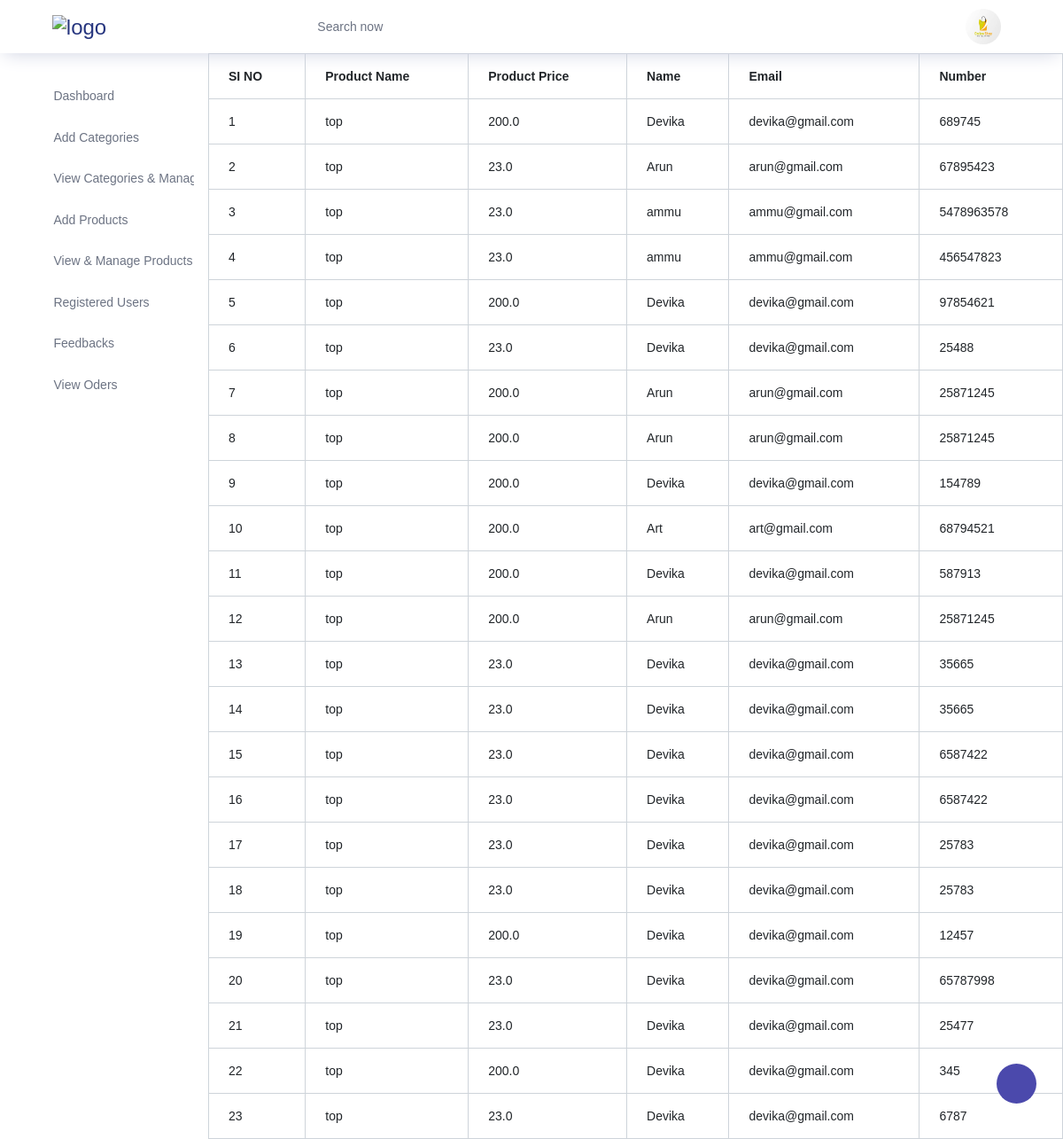
The page /viewoders on the database its author committed.
### UserApp/models.py (models this page shows)
class Ordetable(models.Model):
    ProductName=models.CharField(max_length=20)
    ProductPrice=models.FloatField()
    Name=models.CharField(max_length=20)
    Email=models.EmailField()
    Number=models.IntegerField()

### AdminApp/views.py (the view)
# urls.py: path('viewoders',views.viewoders,name='viewoders'),
def viewoders(request):
   data=Ordetable.objects.all()
   return render(request,'viewoders.html',{'data':data})

### AdminApp/templates/viewoders.html
{% extends 'index.html' %}
{% block content %}
<table class="table table-bordered table-hover">
    <thead>
      <tr>
        <th>SI NO</th>
        <th>Product Name</th>
        <th>Product Price</th>
        <th>Name</th>
        <th>Email</th>
        <th>Number </th>
      </tr>
    </thead>
    <tbody>
      <tr>
          {% for i in data %}
          <td>
              {{i.id}}
          </td>
          <td>
              {{i.ProductName}}
          </td>
          <td>
             {{i.ProductPrice}}
          </td>
          <td>
            {{i.Name}}
          </td>
          <td>
            {{i.Email}}
          </td>
          <td>
            {{i.Number}}
          </td>
      </tr>
      {% endfor %}
     </tbody>
  </table>
{% endblock %}

### AdminApp/templates/index.html (shortened to what this page needs)
{% load static %}
<!DOCTYPE html>
<html lang="en">
<head>
  <link rel="stylesheet" href="{% static 'vendors/feather/feather.css' %}">
  <link rel="stylesheet" href="{% static 'vendors/ti-icons/css/themify-icons.css' %}">
  <link rel="stylesheet" href="{% static 'vendors/css/vendor.bundle.base.css' %}">
  <link rel="stylesheet" href="{% static 'vendors/datatables.net-bs4/dataTables.bootstrap4.css' %}">
  <link rel="stylesheet" href="{% static 'vendors/ti-icons/css/themify-icons.css' %}">
  <link rel="stylesheet" type="text/css" href="{% static 'js/select.dataTables.min.css' %}">
  <link rel="stylesheet" href="{% static 'css/vertical-layout-light/style.css' %}">
</head>
<body>
  <div class="container-scroller">
    <nav class="navbar col-lg-12 col-12 p-0 fixed-top d-flex flex-row">
      <div class="text-center navbar-brand-wrapper d-flex align-items-center justify-content-center">
        <a class="navbar-brand brand-logo mr-5" ><img src="{% static 'indexlogo1.jpg' %}" class="mr-2" alt="logo"/></a>
      </div>
      <div class="navbar-menu-wrapper d-flex align-items-center justify-content-end">
        <button class="navbar-toggler navbar-toggler align-self-center" type="button" data-toggle="minimize">
          <span class="icon-menu"></span>
        </button>
        <ul class="navbar-nav mr-lg-2">
          <li class="nav-item nav-search d-none d-lg-block">
            <div class="input-group">
              <div class="input-group-prepend hover-cursor" id="navbar-search-icon">
                <span class="input-group-text" id="search">
                  <i class="icon-search"></i>
                </span>
              </div>
              <input type="text" class="form-control" id="navbar-search-input" placeholder="Search now" aria-label="search" aria-describedby="search">
            </div>
          </li>
        </ul>
        <ul class="navbar-nav navbar-nav-right">
          <li class="nav-item nav-profile dropdown">
            <a class="nav-link dropdown-toggle" href="#" data-toggle="dropdown" id="profileDropdown">
              <img src="{% static 'indexlog2.jpg' %}" alt="profile"/>
            </a>
          </li>
          <li class="nav-item nav-settings d-none d-lg-flex">
            <a class="nav-link" href="#">
              <i class="icon-ellipsis"></i>
            </a>
          </li>
        </ul>
      </div>
    </nav>
    <div class="container-fluid page-body-wrapper">
      <div class="theme-setting-wrapper">
        <div id="settings-trigger"><i class="ti-settings"></i></div>
      </div>
      <nav class="sidebar sidebar-offcanvas" id="sidebar">
        <ul class="nav">
          <li class="nav-item">
            <a class="nav-link" href="{% url 'index' %}">
              <i class="icon-grid menu-icon"></i>
              <span class="menu-title">Dashboard</span>
            </a>
          </li>
          <li class="nav-item">
            <a class="nav-link" href="{% url 'addcategories' %}">
              <i class="icon-grid menu-icon"></i>
              <span class="menu-title">Add Categories</span>
            </a>
          </li>
          <li class="nav-item">
            <a class="nav-link" href="{% url 'viewcategories' %}">
              <i class="icon-grid menu-icon"></i>
              <span class="menu-title">View Categories & Manage</span>
            </a>
          </li>
          <li class="nav-item">
            <a class="nav-link" href="{% url 'addproducts' %}">
              <i class="icon-grid menu-icon"></i>
              <span class="menu-title">Add Products</span>
            </a>
          </li>
          <li class="nav-item">
            <a class="nav-link" href="{% url 'viewproducts' %}">
              <i class="icon-grid menu-icon"></i>
              <span class="menu-title">View & Manage Products</span>
            </a>
          </li>
          <li class="nav-item">
            <a class="nav-link" href="{% url 'registeredusers' %}">
              <i class="icon-grid menu-icon"></i>
              <span class="menu-title">Registered Users</span>
            </a>
          </li>
          <li class="nav-item">
            <a class="nav-link" href="{% url 'feeback' %}">
              <i class="icon-grid menu-icon"></i>
              <span class="menu-title">Feedbacks</span>
            </a>
          </li>
          <li class="nav-item">
            <a class="nav-link" href="{% url 'viewoders' %}">
              <i class="icon-grid menu-icon"></i>
              <span class="menu-title">View Oders</span>
            </a>
          </li>
        </ul>
      </nav>
      {% block content %}{% endblock %}
</body>
</html>

### rows shown on the page
Ordetable: id "1", ProductName "top", ProductPrice "200.0", Name "Devika", Email "devika@gmail.com", Number "689745"
Ordetable: id "2", ProductName "top", ProductPrice "23.0", Name "Arun", Email "arun@gmail.com", Number "67895423"
Ordetable: id "3", ProductName "top", ProductPrice "23.0", Name "ammu", Email "ammu@gmail.com", Number "5478963578"
Ordetable: id "4", ProductName "top", ProductPrice "23.0", Name "ammu", Email "ammu@gmail.com", Number "456547823"
Ordetable: id "5", ProductName "top", ProductPrice "200.0", Name "Devika", Email "devika@gmail.com", Number "97854621"
Ordetable: id "6", ProductName "top", ProductPrice "23.0", Name "Devika", Email "devika@gmail.com", Number "25488"
Ordetable: id "7", ProductName "top", ProductPrice "200.0", Name "Arun", Email "arun@gmail.com", Number "25871245"
Ordetable: id "8", ProductName "top", ProductPrice "200.0", Name "Arun", Email "arun@gmail.com", Number "25871245"
Ordetable: id "9", ProductName "top", ProductPrice "200.0", Name "Devika", Email "devika@gmail.com", Number "154789"
Ordetable: id "10", ProductName "top", ProductPrice "200.0", Name "Art", Email "art@gmail.com", Number "68794521"
Ordetable: id "11", ProductName "top", ProductPrice "200.0", Name "Devika", Email "devika@gmail.com", Number "587913"
Ordetable: id "12", ProductName "top", ProductPrice "200.0", Name "Arun", Email "arun@gmail.com", Number "25871245"
Ordetable: id "13", ProductName "top", ProductPrice "23.0", Name "Devika", Email "devika@gmail.com", Number "35665"
Ordetable: id "14", ProductName "top", ProductPrice "23.0", Name "Devika", Email "devika@gmail.com", Number "35665"
Ordetable: id "15", ProductName "top", ProductPrice "23.0", Name "Devika", Email "devika@gmail.com", Number "6587422"
Ordetable: id "16", ProductName "top", ProductPrice "23.0", Name "Devika", Email "devika@gmail.com", Number "6587422"
Ordetable: id "17", ProductName "top", ProductPrice "23.0", Name "Devika", Email "devika@gmail.com", Number "25783"
Ordetable: id "18", ProductName "top", ProductPrice "23.0", Name "Devika", Email "devika@gmail.com", Number "25783"
Ordetable: id "19", ProductName "top", ProductPrice "200.0", Name "Devika", Email "devika@gmail.com", Number "12457"
Ordetable: id "20", ProductName "top", ProductPrice "23.0", Name "Devika", Email "devika@gmail.com", Number "65787998"
Ordetable: id "21", ProductName "top", ProductPrice "23.0", Name "Devika", Email "devika@gmail.com", Number "25477"
Ordetable: id "22", ProductName "top", ProductPrice "200.0", Name "Devika", Email "devika@gmail.com", Number "345"
Ordetable: id "23", ProductName "top", ProductPrice "23.0", Name "Devika", Email "devika@gmail.com", Number "6787"
